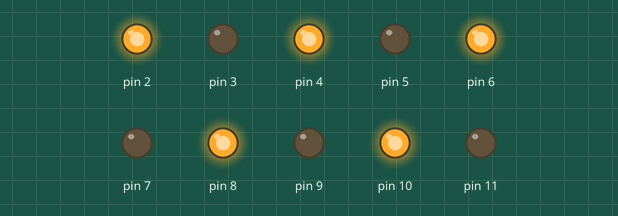
Bench run of a sketch on a simulated Arduino Uno, built with avr-gcc and run on an emulated ATmega328P. Shown: output pins drawn as LEDs (lit = HIGH).

Above: at 0.05 s.
At 1.45 s:
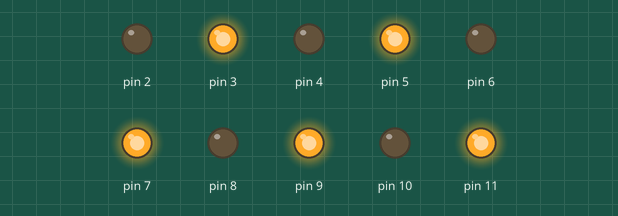
At 2.75 s:
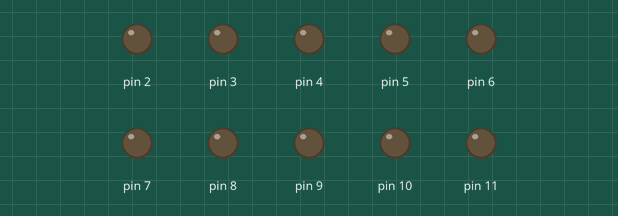
Timing chart, 0 to 3.0 s (numbered marks = the images above):
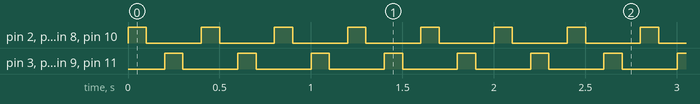

The sketch:

1_LED_sur_2_allumee.ino
```cpp
void setup()
{

for (int i =2;i<=11;i++)
{
  pinMode (i,OUTPUT);
}

}

void loop()
{
  digitalWrite (2,HIGH);
  digitalWrite (4,HIGH);
  digitalWrite (6,HIGH);
  digitalWrite (8,HIGH);
  digitalWrite (10,HIGH);
  delay (100);
   digitalWrite (2,LOW);
  digitalWrite (4,LOW);
  digitalWrite (6,LOW);
  digitalWrite (8,LOW);
  digitalWrite (10,LOW);

  delay(100);
  digitalWrite (3,HIGH);
  digitalWrite (5,HIGH);
  digitalWrite (7,HIGH);
  digitalWrite (9,HIGH);
  digitalWrite (11,HIGH);
  delay (100);
  digitalWrite (3,LOW);
  digitalWrite (5,LOW);
  digitalWrite (7,LOW);
  digitalWrite (9,LOW);
  digitalWrite (11,LOW);
  delay (100);
}
```

Measured:
- by itself, pin 2–11: alternates HIGH for 0.10 s and LOW for 0.30 s
